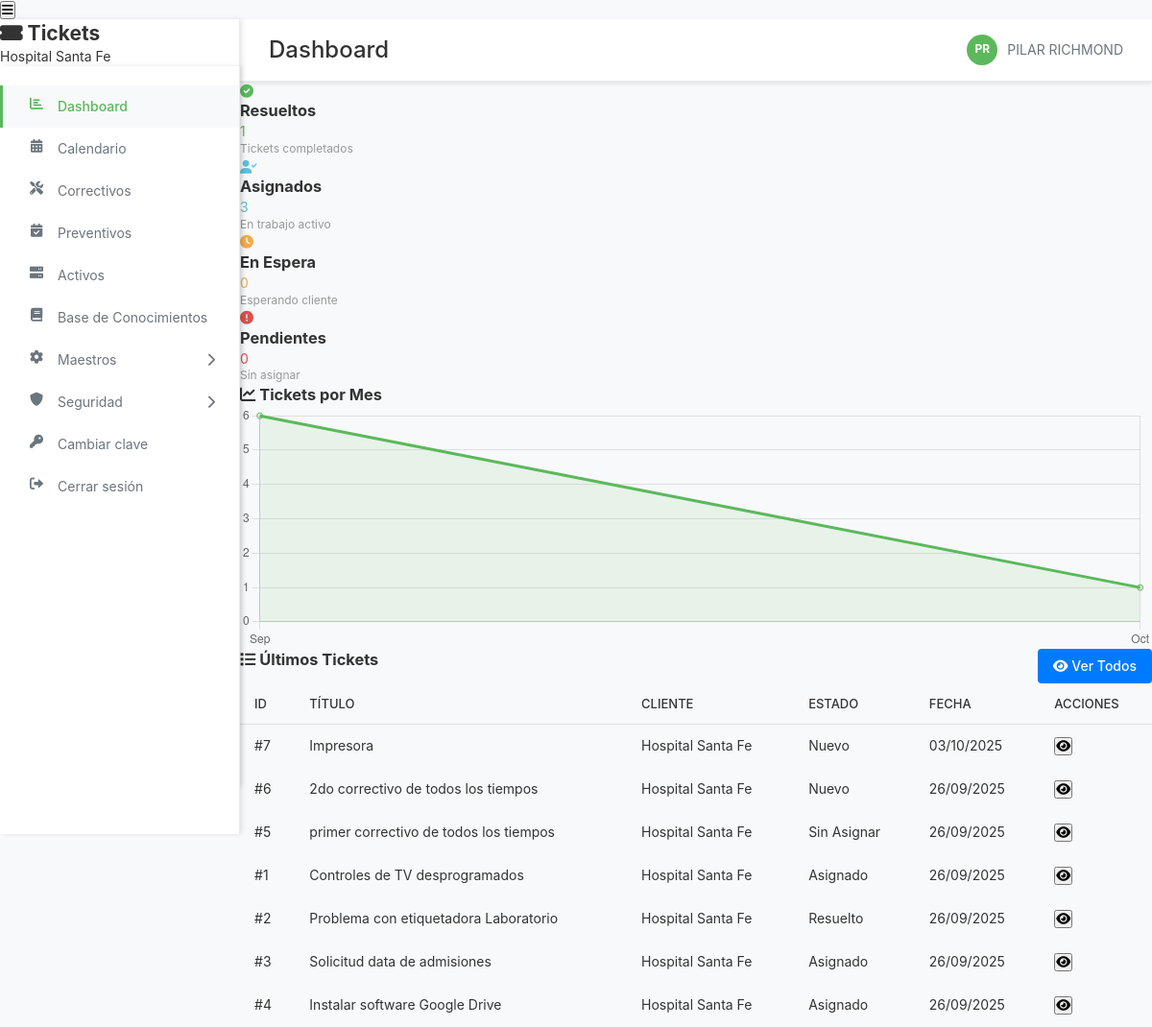
Screenshot of /views/dashboard.php (signed in) with the database file from the repository.
### tables this page shows
CREATE TABLE `usuarios` (
  `id` int(11) NOT NULL,
  `usuario` varchar(50) NOT NULL,
  `nombre` varchar(100) NOT NULL,
  `email` varchar(200) NOT NULL,
  `telefono` varchar(50) DEFAULT NULL,
  `cargo` varchar(100) DEFAULT NULL,
  `nivel` enum('Cliente SYM','Clientes CEMI','Ingenieros / Tecnicos','Directores / Gerentes') DEFAULT 'Cliente SYM',
  `estado` enum('Activo','Inactivo') DEFAULT 'Activo',
  `password` varchar(255) NOT NULL,
  `fecha_creacion` timestamp NOT NULL DEFAULT current_timestamp(),
  `fecha_actualizacion` timestamp NOT NULL DEFAULT current_timestamp() ON UPDATE current_timestamp()
);

CREATE TABLE `correctivos` (
  `id` int(11) NOT NULL,
  `titulo` varchar(200) NOT NULL,
  `descripcion` text DEFAULT NULL,
  `solicitante` varchar(100) NOT NULL,
  `cc` varchar(100) DEFAULT NULL,
  `cliente_id` int(11) DEFAULT NULL,
  `proyecto_id` int(11) DEFAULT NULL,
  `categoria_id` int(11) DEFAULT NULL,
  `subcategoria_id` int(11) DEFAULT NULL,
  `ubicacion_id` int(11) DEFAULT NULL,
  `area_id` int(11) DEFAULT NULL,
  `departamento_id` int(11) DEFAULT NULL,
  `proveedor_id` int(11) DEFAULT NULL,
  `tipo_id` int(11) DEFAULT NULL,
  `subtipo_id` int(11) DEFAULT NULL,
  `marca_id` int(11) DEFAULT NULL,
  `modelo_id` int(11) DEFAULT NULL,
  `activo_id` int(11) DEFAULT NULL,
  `prioridad` enum('Baja','Media','Alta','Crítica') DEFAULT 'Media',
  `estado` enum('Nuevo','Sin Asignar','Asignado','En Proceso','Resuelto','Cerrado','En espera del cliente','En Espera de Repuesto','Aprobado','No Aprobado','Cotizado','Verificacion','No Resuelto') DEFAULT 'Nuevo',
  `asignado_a` int(11) DEFAULT NULL,
  `responsable` int(11) DEFAULT NULL,
  `contacto` varchar(100) DEFAULT NULL,
  `fecha_creacion` timestamp NOT NULL DEFAULT current_timestamp(),
  `hora_creacion` time DEFAULT curtime(),
  `fecha_resolucion` datetime DEFAULT NULL,
  `atencion` enum('En Sitio','Remoto','Telefónica') DEFAULT 'En Sitio',
  `resolucion` text DEFAULT NULL,
  `horas_trabajadas` decimal(5,2) DEFAULT 0.00,
  `fuera_servicio` tinyint(1) DEFAULT 0,
  `reporte_servicio` text DEFAULT NULL,
  `componente` text DEFAULT NULL
);

CREATE TABLE `clientes` (
  `id` int(11) NOT NULL,
  `nombre` varchar(100) NOT NULL,
  `estado` enum('Activo','Inactivo') DEFAULT 'Activo',
  `fecha_creacion` timestamp NOT NULL DEFAULT current_timestamp()
);

### includes/conexion.php (called while the page is built, shortened)
<?php
try {
    $pdo = new PDO("mysql:host=" . DB_HOST . ";dbname=" . DB_NAME . ";charset=utf8", DB_USER, DB_PASS);
    $pdo->setAttribute(PDO::ATTR_ERRMODE, PDO::ERRMODE_EXCEPTION);
} catch(PDOException $e) {
    die("Error de conexión: " . $e->getMessage());
}
function obtenerEstadisticasDashboard() {
    global $pdo;
    $stats = [];
    $stmt = $pdo->query("SELECT estado, COUNT(*) as total FROM correctivos GROUP BY estado");
    $correctivos_estados = $stmt->fetchAll(PDO::FETCH_ASSOC);
    $stats['resueltos'] = 0;
    $stats['asignados'] = 0;
    $stats['en_espera'] = 0;
    $stats['pendientes'] = 0;
    foreach ($correctivos_estados as $estado) {
        switch ($estado['estado']) {
            case 'Resuelto':
                $stats['resueltos'] = $estado['total'];
                break;
            case 'Asignado':
                $stats['asignados'] = $estado['total'];
                break;
        }
    }
    $stmt = $pdo->query("
        SELECT
            MONTH(fecha_creacion) as mes,
            YEAR(fecha_creacion) as año,
            COUNT(*) as total
        FROM correctivos
        WHERE YEAR(fecha_creacion) = YEAR(CURDATE())
        GROUP BY MONTH(fecha_creacion), YEAR(fecha_creacion)
        ORDER BY mes
    ");
    $stats['datos_mensuales'] = $stmt->fetchAll(PDO::FETCH_ASSOC);
    return $stats;
}
?>

### views/dashboard.php (the view, shortened to what this page needs)
<?php
require_once '../includes/conexion.php';
$page_title = 'Dashboard';
$stats = obtenerEstadisticasDashboard();
include '../includes/header.php';
?>
<div class="stats-grid">
    <div class="stat-card">
        <div class="stat-icon" style="color: #5cb85c;">
            <i class="fas fa-check-circle"></i>
        </div>
        <h3>Resueltos</h3>
        <div class="stat-value" style="color: #5cb85c;">
            <?php echo $stats['resueltos']; ?>
        </div>
        <p style="font-size: 12px; color: #999;">Tickets completados</p>
    </div>
    <div class="stat-card">
        <div class="stat-icon" style="color: #5bc0de;">
            <i class="fas fa-user-check"></i>
        </div>
        <h3>Asignados</h3>
        <div class="stat-value" style="color: #5bc0de;">
            <?php echo $stats['asignados']; ?>
        </div>
        <p style="font-size: 12px; color: #999;">En trabajo activo</p>
    </div>
    <div class="stat-card">
        <div class="stat-icon" style="color: #f0ad4e;">
            <i class="fas fa-clock"></i>
        </div>
        <h3>En Espera</h3>
        <div class="stat-value" style="color: #f0ad4e;">
            <?php echo $stats['en_espera']; ?>
        </div>
        <p style="font-size: 12px; color: #999;">Esperando cliente</p>
    </div>
    <div class="stat-card">
        <div class="stat-icon" style="color: #d9534f;">
            <i class="fas fa-exclamation-circle"></i>
        </div>
        <h3>Pendientes</h3>
        <div class="stat-value" style="color: #d9534f;">
            <?php echo $stats['pendientes']; ?>
        </div>
        <p style="font-size: 12px; color: #999;">Sin asignar</p>
    </div>
</div>
<div class="card">
    <h3><i class="fas fa-chart-line"></i> Tickets por Mes</h3>
    <canvas id="chartMensual" height="80"></canvas>
</div>
<div class="card">
    <div class="clearfix">
        <h3 style="float: left;"><i class="fas fa-list"></i> Últimos Tickets</h3>
        <a href="correctivos.php" class="btn btn-primary" style="float: right;">
            <i class="fas fa-eye"></i> Ver Todos
        </a>
    </div>
    <table class="table">
        <thead>
            <tr>
                <th>ID</th>
                <th>Título</th>
                <th>Cliente</th>
                <th>Estado</th>
                <th>Fecha</th>
                <th>Acciones</th>
            </tr>
        </thead>
        <tbody>
            <?php
            $stmt = $pdo->query("SELECT c.*, cl.nombre as cliente_nombre
                                 FROM correctivos c
                                 LEFT JOIN clientes cl ON c.cliente_id = cl.id
                                 ORDER BY c.fecha_creacion DESC
                                 LIMIT 10");
            while ($row = $stmt->fetch(PDO::FETCH_ASSOC)):
                $badge_class = match($row['estado']) {
                    'Resuelto' => 'badge-success',
                    'Asignado' => 'badge-info',
                    'En espera del cliente' => 'badge-warning',
                    default => 'badge-secondary'
                };
            ?>
            <tr>
                <td>#<?php echo $row['id']; ?></td>
                <td><?php echo htmlspecialchars($row['titulo']); ?></td>
                <td><?php echo htmlspecialchars($row['cliente_nombre']); ?></td>
                <td><span class="badge <?php echo $badge_class; ?>"><?php echo $row['estado']; ?></span></td>
                <td><?php echo date('d/m/Y', strtotime($row['fecha_creacion'])); ?></td>
                <td>
                    <button class="btn-icon" title="Ver detalles" onclick="verTicket(<?php echo $row['id']; ?>)">
                        <i class="fas fa-eye"></i>
                    </button>
                </td>
            </tr>
            <?php endwhile; ?>
        </tbody>
    </table>
</div>
<script>
// Gráfico de tickets mensuales
const ctx = document.getElementById('chartMensual').getContext('2d');
const dataMensual = <?php echo json_encode($stats['datos_mensuales']); ?>;
const labels = dataMensual.map(d => {
    const meses = ['Ene', 'Feb', 'Mar', 'Abr', 'May', 'Jun', 'Jul', 'Ago', 'Sep', 'Oct', 'Nov', 'Dic'];
    return meses[d.mes - 1];
});
const valores = dataMensual.map(d => d.total);
new Chart(ctx, {
    type: 'line',
    data: {
        labels: labels,
        datasets: [{
            label: 'Tickets',
            data: valores,
            borderColor: '#5cb85c',
            backgroundColor: 'rgba(92, 184, 92, 0.1)',
            tension: 0.4,
            fill: true
        }]
    },
    options: {
        responsive: true,
        plugins: {
            legend: {
                display: false
            }
        },
        scales: {
            y: {
                beginAtZero: true
            }
        }
    }
});
function verTicket(id) {
    window.location.href = 'correctivos.php?id=' + id;
}
</script>
<?php
include '../includes/footer.php';
?>

### includes/header.php (shortened to what this page needs)
<?php
$stmt = $pdo->prepare("SELECT nombre, usuario FROM usuarios WHERE id = ?");
$stmt->execute([$_SESSION['usuario_id']]);
$usuario_actual = $stmt->fetch(PDO::FETCH_ASSOC);
$nombres = explode(' ', $usuario_actual['nombre']);
$iniciales = '';
foreach ($nombres as $nombre) {
    if (!empty($nombre)) {
        $iniciales .= strtoupper(substr($nombre, 0, 1));
    }
}
?>
<!DOCTYPE html>
<html lang="es">
<head>
    <link rel="stylesheet" href="../assets/css/estilos.css">
    <link rel="stylesheet" href="https://cdnjs.cloudflare.com/ajax/libs/font-awesome/6.0.0/css/all.min.css">
</head>
<body>
    <button class="mobile-menu-btn" onclick="toggleMobileSidebar()">
        <i class="fas fa-bars"></i>
    </button>
    <div class="main-wrapper">
        <div class="sidebar" id="sidebar">
            <div class="sidebar-header">
                <h2><i class="fas fa-ticket-alt"></i> Tickets</h2>
                <p>Hospital Santa Fe</p>
            </div>
            <?php include 'sidebar.php'; ?>
        </div>
        <div class="main-content">
            <div class="header">
                <h1 class="page-title"><?php echo isset($page_title) ? $page_title : 'Dashboard'; ?></h1>
                <div class="user-info">
                    <div class="user-avatar"><?php echo $iniciales; ?></div>
                    <span><?php echo htmlspecialchars($usuario_actual['nombre']); ?></span>
                </div>
            </div>
            <div class="content-area">

### includes/sidebar.php (shortened to what this page needs)
<?php
$current_page = basename($_SERVER['PHP_SELF'], '.php');
?>
<div class="sidebar">
    <ul class="sidebar-menu">
        <li>
            <a href="dashboard.php" class="<?php echo ($current_page == 'dashboard') ? 'active' : ''; ?>">
                <i class="fas fa-chart-bar icon"></i>
                Dashboard
            </a>
        </li>
        <li>
            <a href="calendario.php" class="<?php echo ($current_page == 'calendario') ? 'active' : ''; ?>">
                <i class="fas fa-calendar-alt icon"></i>
                Calendario
            </a>
        </li>
        <li>
            <a href="correctivos.php" class="<?php echo ($current_page == 'correctivos') ? 'active' : ''; ?>">
                <i class="fas fa-tools icon"></i>
                Correctivos
            </a>
        </li>
        <li>
            <a href="preventivos.php" class="<?php echo ($current_page == 'preventivos') ? 'active' : ''; ?>">
                <i class="fas fa-calendar-check icon"></i>
                Preventivos
            </a>
        </li>
        <li>
            <a href="activos.php" class="<?php echo ($current_page == 'activos') ? 'active' : ''; ?>">
                <i class="fas fa-server icon"></i>
                Activos
            </a>
        </li>
        <li>
            <a href="conocimientos.php" class="<?php echo ($current_page == 'conocimientos') ? 'active' : ''; ?>">
                <i class="fas fa-book icon"></i>
                Base de Conocimientos
            </a>
        </li>
        <li>
            <a href="#" onclick="toggleSubmenu('maestros')" class="<?php echo (in_array($current_page, ['maestros', 'clientes', 'proyectos', 'categorias'])) ? 'active' : ''; ?>">
                <i class="fas fa-cog icon"></i>
                Maestros
                <i class="fas fa-chevron-right" style="margin-left: auto;" id="maestros-arrow"></i>
            </a>
        </li>
        <li>
            <a href="#" onclick="toggleSubmenu('seguridad')" class="<?php echo (in_array($current_page, ['usuarios', 'bitacora'])) ? 'active' : ''; ?>">
                <i class="fas fa-shield-alt icon"></i>
                Seguridad
                <i class="fas fa-chevron-right" style="margin-left: auto;" id="seguridad-arrow"></i>
            </a>
        </li>
        <li>
            <a href="cambiar_clave.php" class="<?php echo ($current_page == 'cambiar_clave') ? 'active' : ''; ?>">
                <i class="fas fa-key icon"></i>
                Cambiar clave
            </a>
        </li>
        <li>
            <a href="../logout.php" onclick="return confirm('¿Está seguro que desea cerrar sesión?')">
                <i class="fas fa-sign-out-alt icon"></i>
                Cerrar sesión
            </a>
        </li>
    </ul>
</div>

### includes/footer.php (shortened to what this page needs)
</div>
        </div>
    </div>
</body>
</html>

### assets/css/estilos.css (style rules this page uses)
* { margin: 0; padding: 0; box-sizing: border-box; }
body { font-family: -apple-system, BlinkMacSystemFont, 'Segoe UI', Roboto, 'Helvetica Neue', Arial, sans-serif; background-color: #f8f9fa; color: #333; font-size: 14px; line-height: 1.4; }
.main-wrapper { display: flex; min-height: 100vh; }
.sidebar { width: 250px; background-color: #ffffff; border-right: 1px solid #e9ecef; padding: 0; position: fixed; height: 100vh; overflow-y: auto; z-index: 1000; box-shadow: 2px 0 5px rgba(0,0,0,0.1); }
.sidebar-menu { list-style: none; padding: 20px 0; }
.sidebar-menu li { margin: 0; }
.sidebar-menu a { display: flex; align-items: center; padding: 12px 25px; color: #6c757d; text-decoration: none; transition: all 0.3s ease; font-size: 14px; border-left: 3px solid transparent; }
.sidebar-menu a.active { background-color: #f8f9fa; color: #5cb85c; border-left-color: #5cb85c; font-weight: 500; }
.sidebar-menu .icon { width: 20px; height: 20px; margin-right: 12px; display: inline-block; text-align: center; }
.main-content { flex: 1; margin-left: 250px; padding: 0; background-color: #f8f9fa; }
.header { background-color: #ffffff; padding: 15px 30px; border-bottom: 1px solid #e9ecef; display: flex; justify-content: space-between; align-items: center; box-shadow: 0 2px 4px rgba(0,0,0,0.1); }
.page-title { font-size: 24px; font-weight: 500; color: #333; margin: 0; }
.user-info { display: flex; align-items: center; color: #6c757d; font-size: 14px; }
.user-avatar { width: 32px; height: 32px; background-color: #5cb85c; border-radius: 50%; display: flex; align-items: center; justify-content: center; color: white; font-weight: bold; margin-right: 10px; font-size: 12px; }
.btn { padding: 8px 16px; border: none; border-radius: 4px; cursor: pointer; font-size: 14px; text-decoration: none; display: inline-block; transition: all 0.3s ease; font-weight: 500; }
.btn-primary { background-color: #007bff; color: white; }
table { width: 100%; border-collapse: collapse; font-size: 14px; }
thead th { background-color: #f8f9fa; padding: 12px 15px; text-align: left; font-weight: 500; color: #333; border-bottom: 1px solid #dee2e6; font-size: 13px; text-transform: uppercase; }
tbody td { padding: 12px 15px; border-bottom: 1px solid #f8f9fa; vertical-align: middle; }

### rows the page displays
usuarios: nombre "PILAR RICHMOND"
correctivos: id "7", titulo "Impresora", cliente.nombre "Hospital Santa Fe", estado "Nuevo", fecha_creacion "03/10/2025"
correctivos: id "6", titulo "2do correctivo de todos los tiempos", cliente.nombre "Hospital Santa Fe", estado "Nuevo", fecha_creacion "26/09/2025"
correctivos: id "5", titulo "primer correctivo de todos los tiempos", cliente.nombre "Hospital Santa Fe", estado "Sin Asignar", fecha_creacion "26/09/2025"
correctivos: id "1", titulo "Controles de TV desprogramados", cliente.nombre "Hospital Santa Fe", estado "Asignado", fecha_creacion "26/09/2025"
correctivos: id "2", titulo "Problema con etiquetadora Laboratorio", cliente.nombre "Hospital Santa Fe", estado "Resuelto", fecha_creacion "26/09/2025"
correctivos: id "3", titulo "Solicitud data de admisiones", cliente.nombre "Hospital Santa Fe", estado "Asignado", fecha_creacion "26/09/2025"
correctivos: id "4", titulo "Instalar software Google Drive", cliente.nombre "Hospital Santa Fe", estado "Asignado", fecha_creacion "26/09/2025"

### other values shown
$page_title "Dashboard"
$iniciales "PR"
$stats['resueltos'] "1"
$stats['asignados'] "3"
$stats['en_espera'] "0"
$stats['pendientes'] "0"
